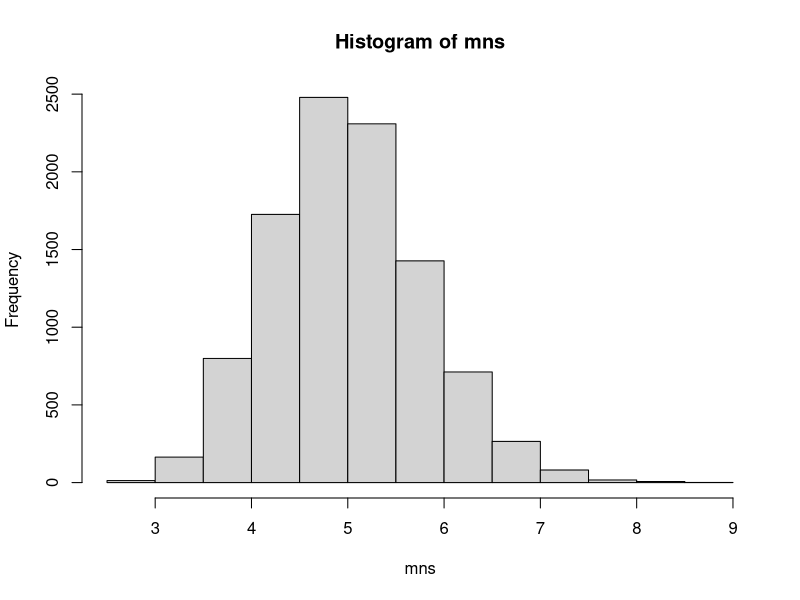
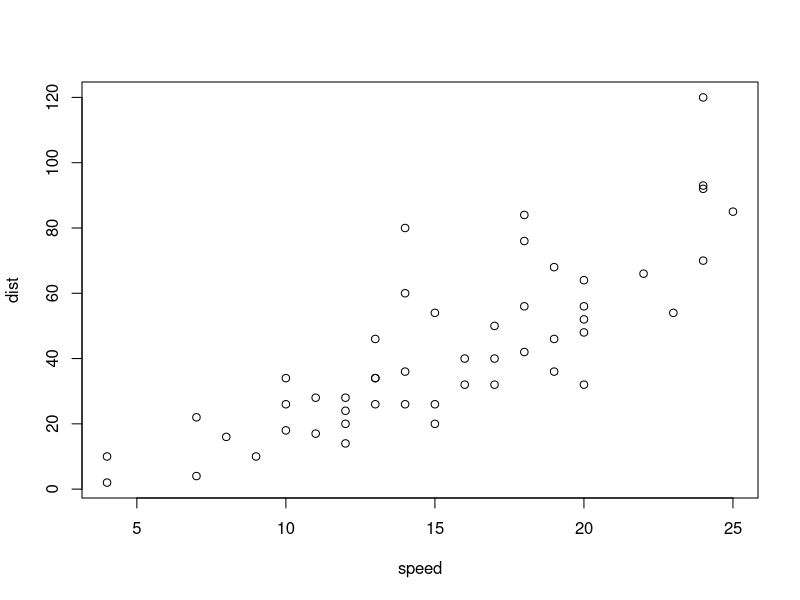

Recreate these plots in R, in order.
## ---- chunk 1
lambda <- 0.2
mns <- c()
for (i in 1:10000) mns <- c(mns, mean(rexp(40,lambda)))
hist(mns)

## ---- chunk 2
plot(cars)
